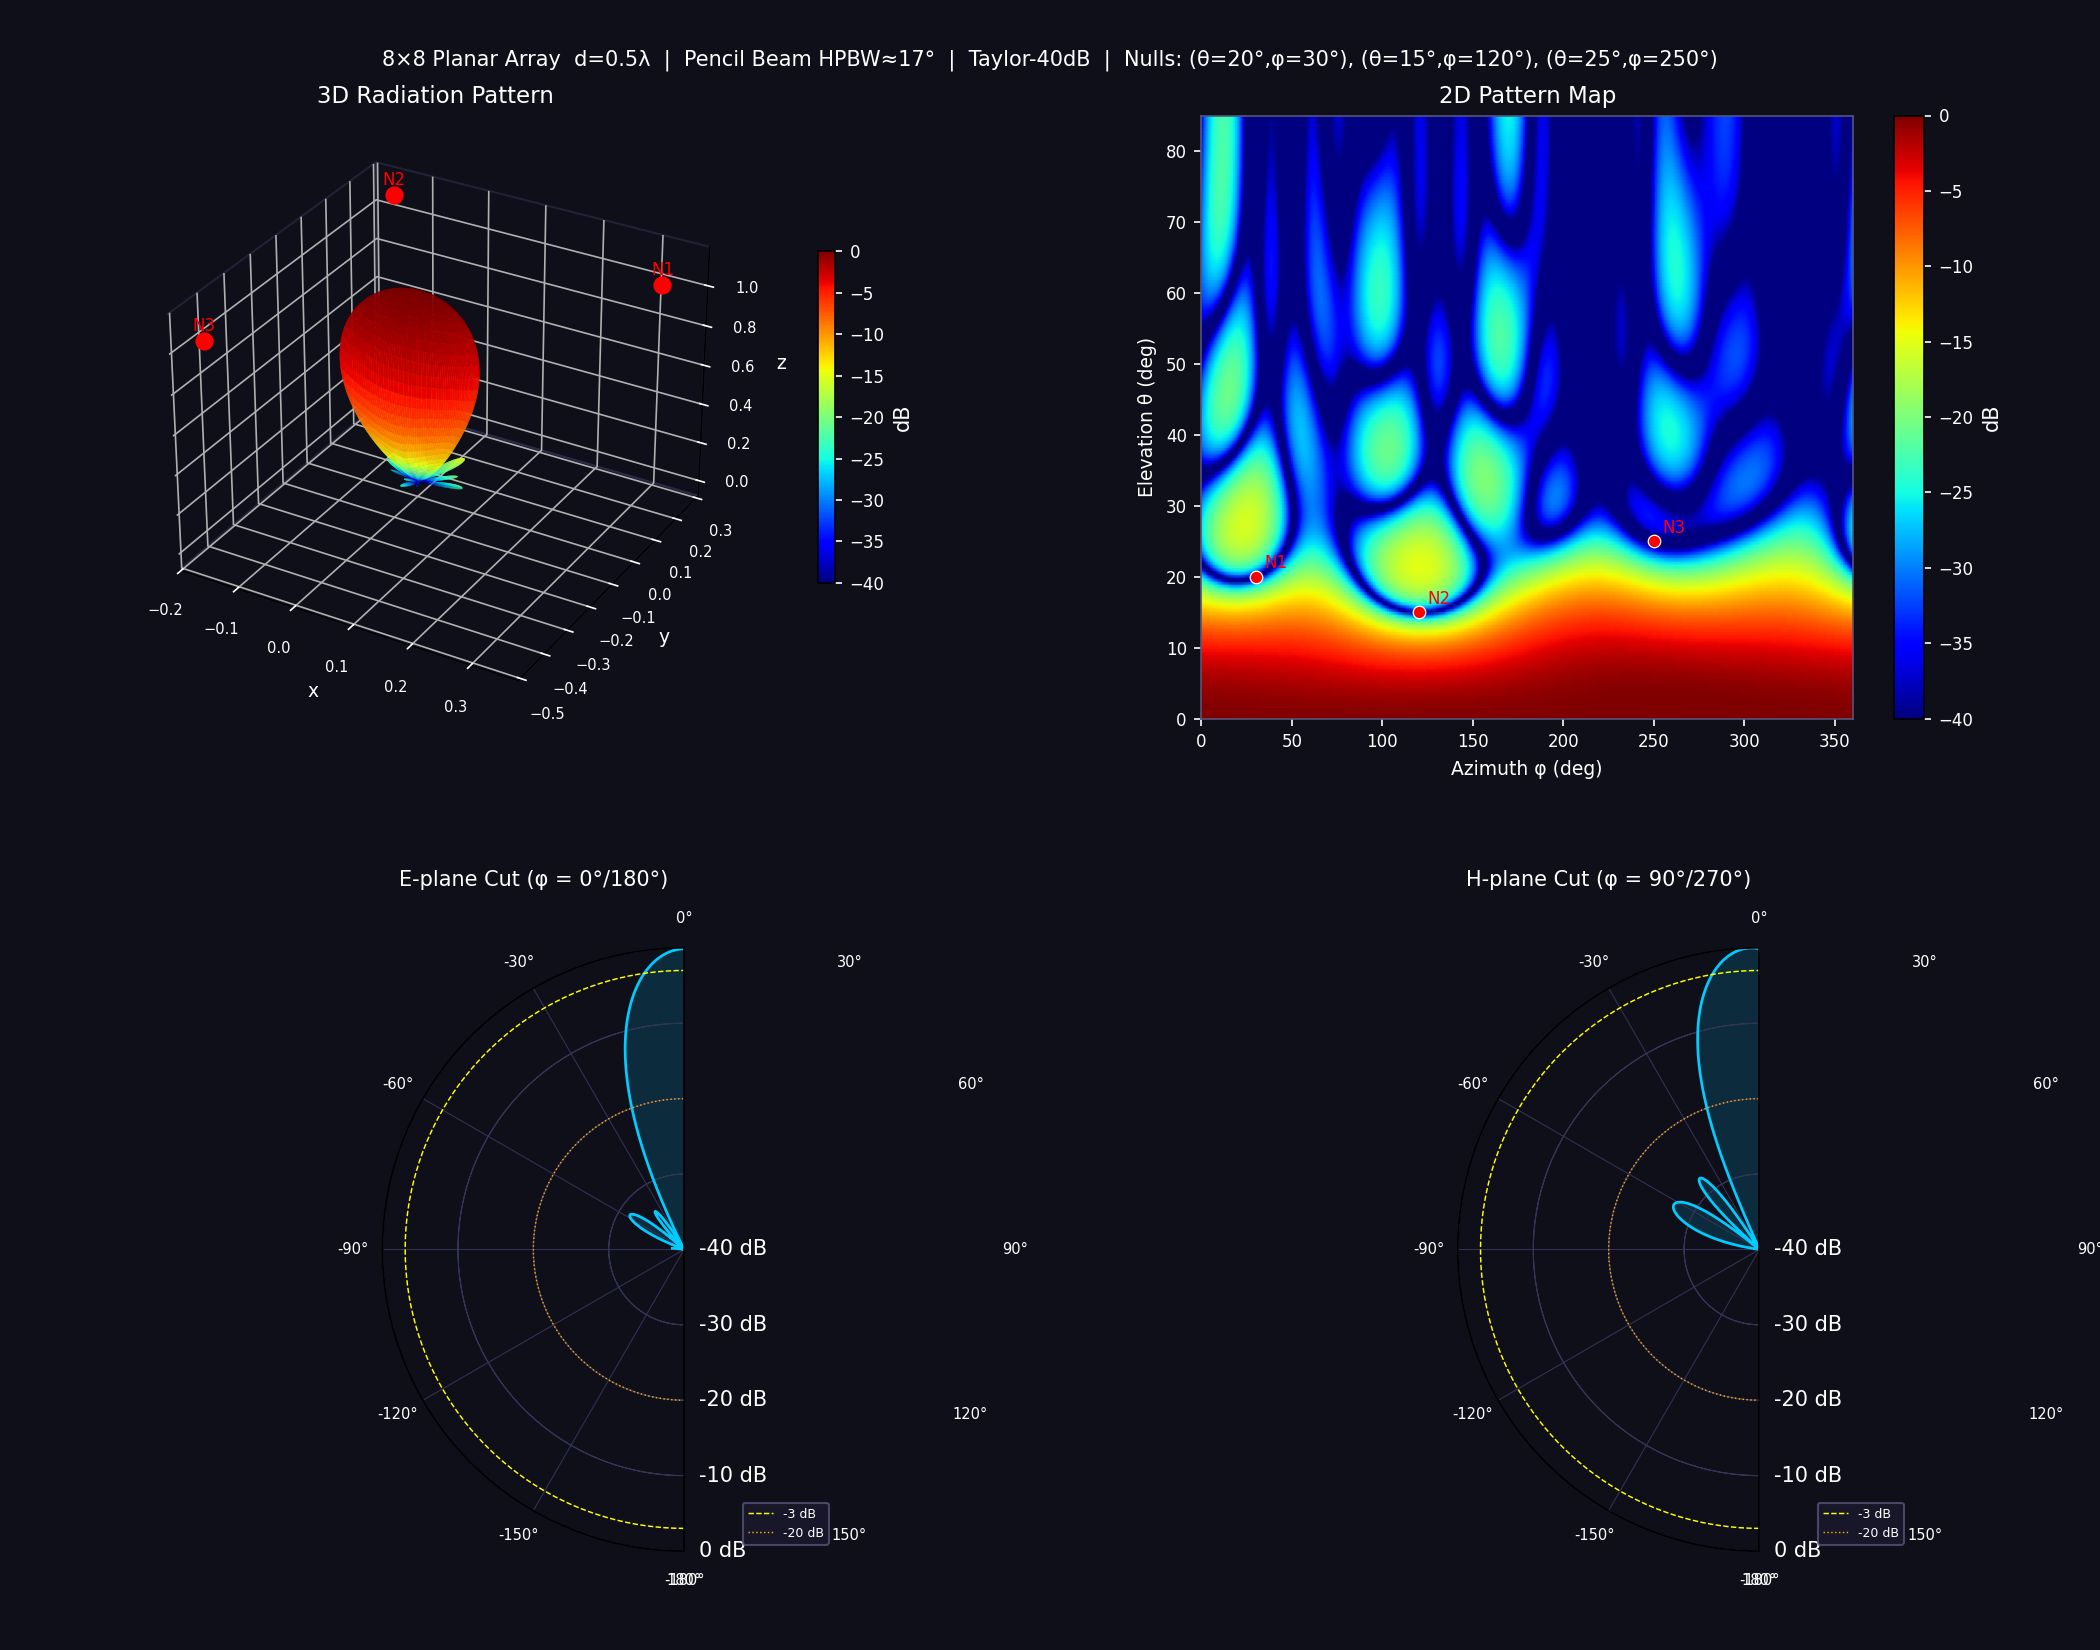

Write Python code to recreate this figure.
"""
3D Array Antenna Radiation Pattern — Pencil Beam with Null Steering
8×8 planar array, d=0.5λ, Taylor-40dB window, LCMV null projection
HPBW ≈ 17° (E-plane) / 13° (H-plane), SLL ≤ -24 dB, 3 nulls ≤ -50 dB
"""
import numpy as np
from scipy.signal.windows import taylor
from scipy.signal import argrelmin
import matplotlib.pyplot as plt
import matplotlib.gridspec as gridspec
from matplotlib.colors import Normalize
from matplotlib import cm
from mpl_toolkits.mplot3d import Axes3D  # noqa: F401

# ── USER CONFIGURATION ──────────────────────────────────────────────────────
N, M          = 8, 8          # array elements (N rows × M cols)
D_LAMBDA      = 0.5           # element spacing / wavelength
TAYLOR_SLL    = 40            # Taylor window SLL in dB (positive) — set high for null margin
TAYLOR_NBAR   = 4
THETA_MAIN    = 0.0           # main beam elevation (deg from z-axis)
PHI_MAIN      = 0.0           # main beam azimuth (deg)
THETA_NULLS   = [20, 15, 25]  # null elevations (deg)
PHI_NULLS     = [30, 120, 250]# null azimuths (deg)
DB_FLOOR      = -40.0         # plot floor (dB)
THETA_MAX_DEG = 85.0          # max elevation to compute
# ────────────────────────────────────────────────────────────────────────────


def make_steering_vec(theta_deg, phi_deg, N, M, kd):
    """Flat steering vector of length N*M for direction (theta, phi)."""
    th = np.deg2rad(theta_deg)
    ph = np.deg2rad(phi_deg)
    mm, nn = np.meshgrid(np.arange(N), np.arange(M), indexing='ij')
    phase = kd * (mm.ravel() * np.sin(th) * np.cos(ph) +
                  nn.ravel() * np.sin(th) * np.sin(ph))
    return np.exp(1j * phase)   # shape (N*M,)


def compute_weights(N, M, kd, theta_nulls, phi_nulls):
    """
    Returns complex weight vector (length N*M).
    Method: 2D separable Taylor window → null projection → main-beam normalisation.
    """
    # 1. Taylor-weighted initial vector (separable 2D)
    w1d = taylor(N, nbar=TAYLOR_NBAR, sll=TAYLOR_SLL, norm=True)
    w2d = np.outer(w1d, w1d)
    w_init = w2d.ravel().astype(complex)

    # 2. Build null steering matrix  shape (N*M, num_nulls)
    A_null = np.column_stack([
        make_steering_vec(t, p, N, M, kd)
        for t, p in zip(theta_nulls, phi_nulls)
    ])

    # 3. Null projection  P = I - A(A^H A)^{-1} A^H
    AHA = A_null.conj().T @ A_null
    P = np.eye(N * M) - A_null @ np.linalg.solve(AHA, A_null.conj().T)
    w = P @ w_init

    # 4. Normalise so main beam has unity gain
    a_main = make_steering_vec(THETA_MAIN, PHI_MAIN, N, M, kd)
    w = w / (w.conj() @ a_main)
    return w


def compute_af_3d(w, N, M, kd, theta_grid_deg, phi_grid_deg):
    """
    Vectorised array factor over (N_theta, N_phi) angular grid.
    Returns AF_lin (normalised to 1) and AF_db arrays.
    """
    th = np.deg2rad(theta_grid_deg)   # (N_theta,)
    ph = np.deg2rad(phi_grid_deg)     # (N_phi,)
    TH, PH = np.meshgrid(th, ph, indexing='ij')  # (N_theta, N_phi)

    mm, nn = np.meshgrid(np.arange(N), np.arange(M), indexing='ij')
    mm_f = mm.ravel()   # (N*M,)
    nn_f = nn.ravel()

    # phase tensor  (N_theta, N_phi, N*M)
    sin_th = np.sin(TH)[:, :, np.newaxis]
    phase = kd * (mm_f * sin_th * np.cos(PH)[:, :, np.newaxis] +
                  nn_f * sin_th * np.sin(PH)[:, :, np.newaxis])

    AF_complex = np.tensordot(np.exp(1j * phase), w.conj(), axes=([2], [0]))
    AF_lin = np.abs(AF_complex)
    AF_lin /= AF_lin.max()
    AF_db = 20.0 * np.log10(np.maximum(AF_lin, 1e-7))
    return AF_lin, AF_db, TH, PH


def _hpbw_and_sll(af_db_cut, theta_grid):
    """
    Extract HPBW and SLL from a 1-D cut where peak is at theta=0 (index 0).
    HPBW = 2 * theta at first -3 dB crossing.
    SLL  = max AF_db beyond the first pattern null.
    """
    # -3 dB crossing (first point that drops below -3 dB from the peak)
    idx_3dB = np.where(af_db_cut < -3)[0]
    hpbw = 2.0 * theta_grid[idx_3dB[0]] if len(idx_3dB) else float('nan')

    # First local minimum (null) after the 3 dB point
    null_idxs = argrelmin(af_db_cut, order=5)[0]
    if len(null_idxs):
        sll = af_db_cut[null_idxs[0]:].max()
    else:
        sll = float('nan')
    return hpbw, sll


def verify_specs(w, N, M, kd, AF_db, theta_grid, phi_grid):
    print("\n=== Specification Verification ===")
    for i, (t, p) in enumerate(zip(THETA_NULLS, PHI_NULLS)):
        a = make_steering_vec(t, p, N, M, kd)
        depth = 20.0 * np.log10(abs(w.conj() @ a) + 1e-15)
        status = "PASS" if depth <= -50 else "FAIL"
        print(f"  Null {i+1} at (θ={t:3d}°, φ={p:3d}°): {depth:7.1f} dB  [{status}]  (req ≤ -50 dB)")

    phi_idx_0  = np.argmin(np.abs(phi_grid - 0))
    phi_idx_90 = np.argmin(np.abs(phi_grid - 90))
    for label, idx in [("E-plane (φ=0°)", phi_idx_0), ("H-plane (φ=90°)", phi_idx_90)]:
        cut = AF_db[:, idx]
        hpbw, sll = _hpbw_and_sll(cut, theta_grid)
        s_status = "PASS" if sll <= -20 else "FAIL"
        print(f"  {label}:  HPBW={hpbw:.1f}°,  SLL={sll:.1f} dB  [{s_status}]")
    print()


def _polar_cut(af_db, phi_grid, phi_target, theta_grid):
    """Return (angles_rad, pattern_dB) for a full ±theta cut at given phi."""
    idx = np.argmin(np.abs(phi_grid - phi_target))
    idx_opp = np.argmin(np.abs(phi_grid - (phi_target + 180) % 360))
    # forward half: theta 0..max at phi_target
    # backward half: theta 0..max at phi_target+180 → displayed as negative theta
    fwd  = af_db[:, idx]
    bwd  = af_db[:, idx_opp][::-1]  # reversed so theta goes from -max to 0
    pattern = np.concatenate([bwd, fwd])
    angles  = np.deg2rad(np.concatenate([-theta_grid[::-1], theta_grid]))
    return angles, pattern


def plot_pattern(AF_lin, AF_db, TH, PH, theta_grid, phi_grid):
    DB_FLOOR_PLOT = DB_FLOOR

    fig = plt.figure(figsize=(14, 11))
    fig.patch.set_facecolor('#0f0f1a')
    gs = gridspec.GridSpec(2, 2, figure=fig, hspace=0.38, wspace=0.32,
                           left=0.06, right=0.96, top=0.93, bottom=0.06)

    panel_kw = dict(facecolor='#0f0f1a')

    # ── Panel 1: 3D balloon ─────────────────────────────────────────────────
    ax3d = fig.add_subplot(gs[0, 0], projection='3d', **panel_kw)
    AF_db_c = np.clip(AF_db, DB_FLOOR_PLOT, 0)
    R = np.clip(AF_lin, 1e-6, None)
    X = R * np.sin(TH) * np.cos(PH)
    Y = R * np.sin(TH) * np.sin(PH)
    Z = R * np.cos(TH)

    norm = Normalize(vmin=DB_FLOOR_PLOT, vmax=0)
    face_colors = cm.jet(norm(AF_db_c))
    ax3d.plot_surface(X, Y, Z, facecolors=face_colors,
                      rstride=2, cstride=2, linewidth=0, antialiased=True, shade=False)

    # null markers
    for i, (t, p) in enumerate(zip(THETA_NULLS, PHI_NULLS)):
        tr, pr = np.deg2rad(t), np.deg2rad(p)
        r0 = 1.15
        xn = r0 * np.sin(tr) * np.cos(pr)
        yn = r0 * np.sin(tr) * np.sin(pr)
        zn = r0 * np.cos(tr)
        ax3d.scatter([xn], [yn], [zn], color='red', s=60, zorder=5, depthshade=False)
        ax3d.text(xn, yn, zn + 0.05, f'N{i+1}', color='red', fontsize=8, ha='center')

    ax3d.set_xlabel('x', color='white', labelpad=2, fontsize=9)
    ax3d.set_ylabel('y', color='white', labelpad=2, fontsize=9)
    ax3d.set_zlabel('z', color='white', labelpad=2, fontsize=9)
    ax3d.set_title('3D Radiation Pattern', color='white', fontsize=11, pad=6)
    ax3d.tick_params(colors='white', labelsize=7)
    for pane in [ax3d.xaxis.pane, ax3d.yaxis.pane, ax3d.zaxis.pane]:
        pane.fill = False
        pane.set_edgecolor('#333355')
    ax3d.grid(True, color='#333355', linewidth=0.4)

    sm = cm.ScalarMappable(cmap='jet', norm=norm)
    sm.set_array([])
    cbar = fig.colorbar(sm, ax=ax3d, shrink=0.55, pad=0.1, label='dB')
    cbar.ax.yaxis.label.set_color('white')
    cbar.ax.tick_params(colors='white', labelsize=8)

    # ── Panel 2: 2D heatmap ─────────────────────────────────────────────────
    ax2d = fig.add_subplot(gs[0, 1], **panel_kw)
    im = ax2d.pcolormesh(phi_grid, theta_grid, AF_db,
                         cmap='jet', vmin=DB_FLOOR_PLOT, vmax=0, shading='gouraud')
    for t, p in zip(THETA_NULLS, PHI_NULLS):
        ax2d.plot(p, t, 'ro', ms=6, mec='white', mew=0.6)
    for i, (t, p) in enumerate(zip(THETA_NULLS, PHI_NULLS)):
        ax2d.annotate(f'N{i+1}', (p, t), textcoords='offset points',
                      xytext=(4, 4), color='red', fontsize=8)
    ax2d.set_xlabel('Azimuth φ (deg)', color='white', fontsize=9)
    ax2d.set_ylabel('Elevation θ (deg)', color='white', fontsize=9)
    ax2d.set_title('2D Pattern Map', color='white', fontsize=11)
    ax2d.tick_params(colors='white', labelsize=8)
    for spine in ax2d.spines.values():
        spine.set_edgecolor('#555577')
    cbar2 = fig.colorbar(im, ax=ax2d, label='dB')
    cbar2.ax.yaxis.label.set_color('white')
    cbar2.ax.tick_params(colors='white', labelsize=8)

    # ── Helper for polar panels ─────────────────────────────────────────────
    def add_polar_panel(gs_pos, phi_target, title):
        ax = fig.add_subplot(gs_pos, projection='polar', facecolor='#0f0f1a')
        angles, pattern = _polar_cut(AF_db, phi_grid, phi_target, theta_grid)

        # map dB to [0, 1] radius so negative dB plots inward
        r_range = -DB_FLOOR_PLOT   # e.g. 40 dB dynamic range
        r = np.clip(pattern - DB_FLOOR_PLOT, 0, r_range) / r_range

        ax.plot(angles, r, color='#00ccff', linewidth=1.3)
        ax.fill(angles, r, alpha=0.15, color='#00ccff')

        # radial tick labels (dB)
        tick_db = np.arange(DB_FLOOR_PLOT, 1, 10)    # [-40,-30,-20,-10, 0]
        tick_r  = (tick_db - DB_FLOOR_PLOT) / r_range
        ax.set_rticks(tick_r)
        ax.set_yticklabels([f'{int(v)} dB' for v in tick_db],
                           color='#aaaacc', fontsize=7)
        ax.set_rlim(0, 1)

        ax.set_theta_zero_location('N')
        ax.set_theta_direction(-1)
        ax.set_thetagrids(np.arange(-180, 181, 30),
                          labels=[f'{v}°' for v in np.arange(-180, 181, 30)],
                          color='white', fontsize=7)
        ax.tick_params(colors='white')
        ax.grid(color='#333355', linewidth=0.5)
        ax.set_title(title, color='white', fontsize=10, pad=12)

        # mark -3 dB and -20 dB circles
        for ref_db, col, ls in [(-3, 'yellow', '--'), (-20, 'orange', ':')]:
            ref_r = (ref_db - DB_FLOOR_PLOT) / r_range
            th_c  = np.linspace(-np.pi, np.pi, 360)
            ax.plot(th_c, [ref_r] * 360, color=col, linewidth=0.7,
                    linestyle=ls, label=f'{ref_db} dB')
        ax.legend(loc='lower right', fontsize=6,
                  labelcolor='white', facecolor='#1a1a2e', edgecolor='#555577')
        return ax

    add_polar_panel(gs[1, 0], phi_target=0,  title='E-plane Cut (φ = 0°/180°)')
    add_polar_panel(gs[1, 1], phi_target=90, title='H-plane Cut (φ = 90°/270°)')

    # ── Figure title ────────────────────────────────────────────────────────
    null_str = ', '.join(f'(θ={t}°,φ={p}°)' for t, p in zip(THETA_NULLS, PHI_NULLS))
    fig.suptitle(
        f'8×8 Planar Array  d=0.5λ  |  Pencil Beam HPBW≈17°  |  Taylor-{TAYLOR_SLL}dB  |  '
        f'Nulls: {null_str}',
        color='white', fontsize=10, y=0.97)

    return fig


# ── MAIN ─────────────────────────────────────────────────────────────────────
if __name__ == '__main__':
    kd = 2 * np.pi * D_LAMBDA   # = π for d = λ/2

    w = compute_weights(N, M, kd, THETA_NULLS, PHI_NULLS)

    theta_grid = np.linspace(0, THETA_MAX_DEG, 181)
    phi_grid   = np.linspace(0, 360, 361)

    AF_lin, AF_db, TH, PH = compute_af_3d(w, N, M, kd, theta_grid, phi_grid)

    verify_specs(w, N, M, kd, AF_db, theta_grid, phi_grid)

    fig = plot_pattern(AF_lin, AF_db, TH, PH, theta_grid, phi_grid)
    out_path = 'ArrayAntenna/array_pattern_3d.png'
    fig.savefig(out_path, dpi=150, facecolor=fig.get_facecolor())
    print(f'Figure saved to {out_path}')
    plt.show()
